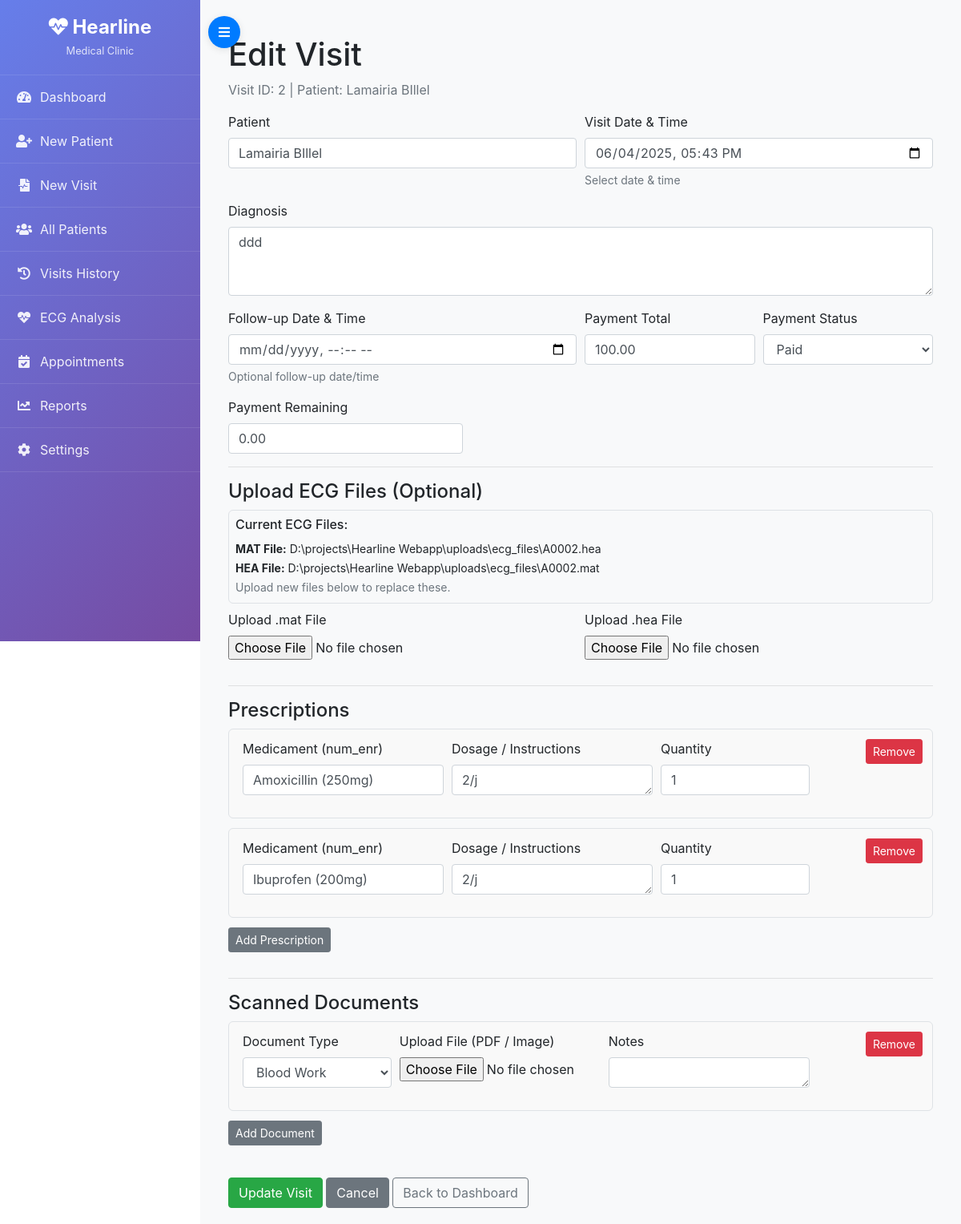
Before: /visit/2/edit with the older database file.
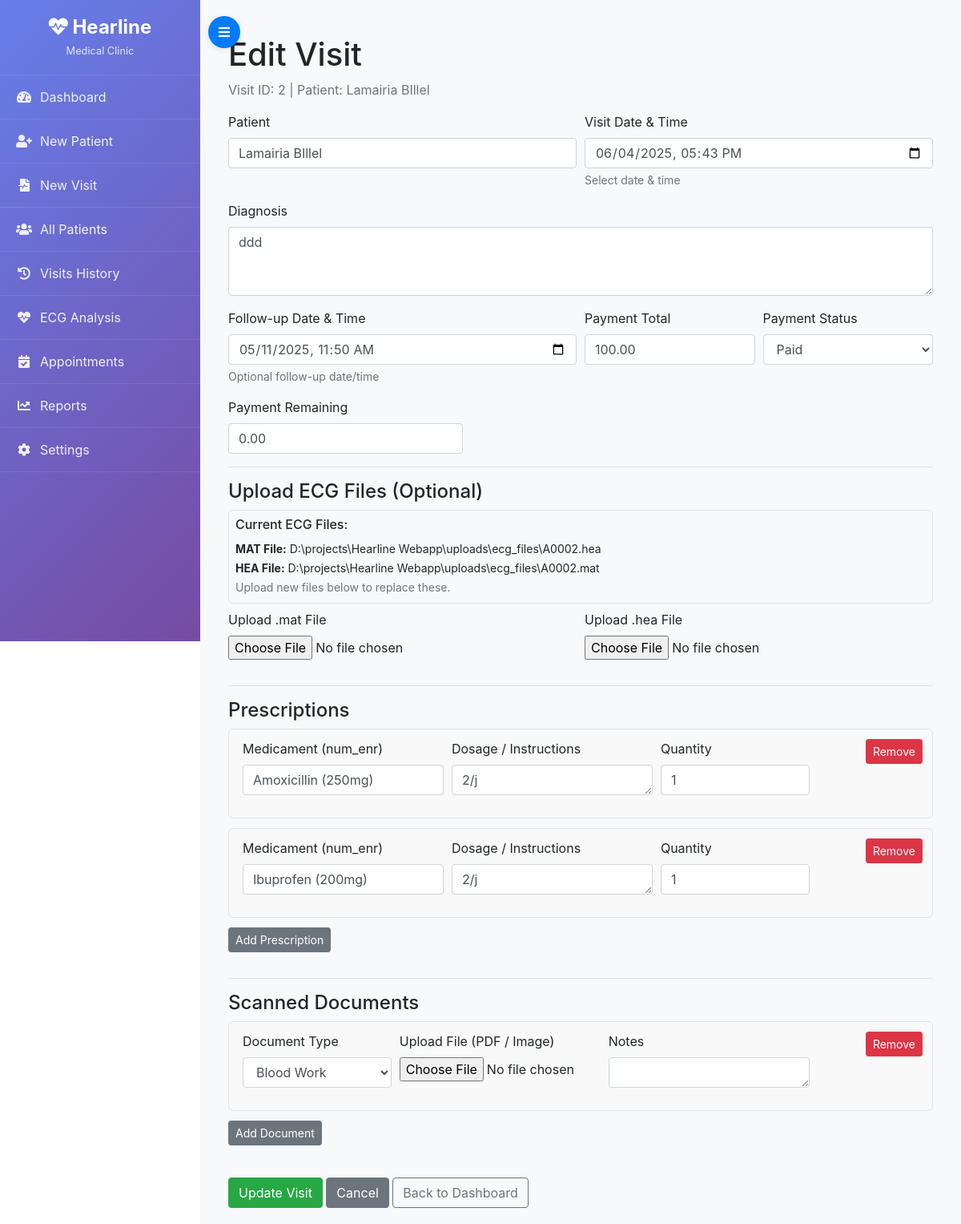
After: the same page with the newer database file.
### models.py (models this page shows)
class Visit(db.Model):
    __tablename__ = "visit"
    id               = db.Column(db.Integer, primary_key=True)
    appointment_id   = db.Column(db.Integer, db.ForeignKey("appointment.id"), nullable=True)
    patient_id       = db.Column(db.Integer, db.ForeignKey("patient.id"), nullable=False)
    doctor_id        = db.Column(db.Integer, db.ForeignKey("doctor.id"), nullable=True)
    visit_date       = db.Column(db.DateTime, nullable=False)
    diagnosis        = db.Column(db.Text, nullable=True)
    follow_up_date   = db.Column(db.DateTime, nullable=True)
    ecg_mat          = db.Column(db.String(256), nullable=True)   # Path to uploaded .mat
    ecg_hea          = db.Column(db.String(256), nullable=True)   # Path to uploaded .hea
    ecg_prediction   = db.Column(JSON, nullable=True)            # e.g. {"AF":0.12, ...}
    payment_total    = db.Column(db.Numeric(10, 2), default=0.00)
    payment_status   = db.Column(db.String(20), default="unpaid")  # "paid"/"partial"/"unpaid"
    payment_remaining= db.Column(db.Numeric(10, 2), default=0.00)
    created_at       = db.Column(db.DateTime, default=datetime.utcnow)
    updated_at       = db.Column(db.DateTime, default=datetime.utcnow, onupdate=datetime.utcnow)
    documents        = db.relationship("VisitDocument", backref="visit", lazy="dynamic")
    prescriptions    = db.relationship("Prescription", backref="visit", lazy="dynamic")

### app.py (the view, shortened to what this page needs)
@app.route("/visit/<int:visit_id>/edit", methods=["GET", "POST"])
def edit_visit(visit_id):
    visit = Visit.query.get_or_404(visit_id)
    form = VisitForm(obj=visit)
    form.patient_id.choices = [
        (p.id, f"{p.first_name} {p.last_name}")
        for p in Patient.query.order_by(Patient.first_name, Patient.last_name).all()
    ]
    meds = Medicament.query.order_by(Medicament.nom_com).all()
    med_choices = [
        (m.num_enr, f"{m.nom_com} ({m.dosage}{m.unite})")
        for m in meds
    ]
    if request.method == "GET":
        existing_prescriptions = visit.prescriptions.all()
        if existing_prescriptions:
            while len(form.prescriptions.entries) > 0:
                form.prescriptions.pop_entry()
            for prescription in existing_prescriptions:
                pres_form = form.prescriptions.append_entry()
                pres_form.medicament_num_enr.choices = med_choices
                pres_form.medicament_num_enr.data = prescription.medicament_num_enr
                pres_form.dosage_instructions.data = prescription.dosage_instructions
                pres_form.quantity.data = prescription.quantity
        else:
            for subform in form.prescriptions:
                subform.medicament_num_enr.choices = med_choices
        existing_documents = visit.documents.all()
    for subform in form.prescriptions:
        subform.medicament_num_enr.choices = med_choices
    return render_template("forms/visit_edit_form.html", form=form, visit=visit)

### app.py
class PrescriptionForm(Form):
    medicament_num_enr = SelectField(
        "Medicament (num_enr)",
        choices=[],  # will populate in view
        validators=[validators.DataRequired()],
    )
    dosage_instructions = TextAreaField("Dosage / Instructions", validators=[validators.DataRequired()])
    quantity = IntegerField("Quantity", validators=[validators.DataRequired(), validators.NumberRange(min=1)])

### app.py (called while the page is built)
@app.template_filter('basename')
def basename_filter(path):
    if path:
        return os.path.basename(path)
    return ''

### templates/forms/visit_edit_form.html (shortened to what the changed rows need)
{% extends "base.html" %}
{% block content %}
<div class="container mt-4">
  <h1>Edit Visit</h1>
  <p class="text-muted">
    Visit ID: {{ visit.id }} |
    Patient: {{ visit.patient.first_name }} {{ visit.patient.last_name }}
  </p>
  <form id="edit-visit-form" method="POST" enctype="multipart/form-data">
    <div class="form-row">
      <div class="form-group col-md-6">
        {{ form.visit_date.label(class="form-label") }}
        <input
          type="datetime-local"
          class="form-control"
          id="visit_date"
          name="visit_date"
          value="{{ visit.visit_date.strftime('%Y-%m-%dT%H:%M') }}"
          required
        />
        <small class="form-text text-muted">Select date &amp; time</small>
      </div>
    </div>
    <div class="form-group">
      {{ form.diagnosis.label(class="form-label") }}
      {{ form.diagnosis(class="form-control", rows=3) }}
    </div>
    <div class="form-row">
      <div class="form-group col-md-6">
        {{ form.follow_up_date.label(class="form-label") }}
        <input
          type="datetime-local"
          class="form-control"
          id="follow_up_date"
          name="follow_up_date"
          {% if visit.follow_up_date %}
            value="{{ visit.follow_up_date.strftime('%Y-%m-%dT%H:%M') }}"
          {% endif %}
        />
        <small class="form-text text-muted">Optional follow-up date/time</small>
      </div>
      <div class="form-group col-md-3">
        {{ form.payment_total.label(class="form-label") }}
        {{ form.payment_total(class="form-control", min="0", step="any") }}
      </div>
      <div class="form-group col-md-3">
        {{ form.payment_status.label(class="form-label") }}
        {{ form.payment_status(class="form-control") }}
      </div>
    </div>
    <div class="form-group col-md-4 px-0">
      {{ form.payment_remaining.label(class="form-label") }}
      {{ form.payment_remaining(class="form-control", min="0", step="any") }}
    </div>
    <hr>
    <h4>Upload ECG Files (Optional)</h4>
    {% if visit.ecg_mat or visit.ecg_hea %}
      <div class="current-file-info">
        <h6>Current ECG Files:</h6>
        {% if visit.ecg_mat %}
          <small><strong>MAT File:</strong> {{ visit.ecg_mat|basename }}</small><br>
        {% endif %}
        {% if visit.ecg_hea %}
          <small><strong>HEA File:</strong> {{ visit.ecg_hea|basename }}</small><br>
        {% endif %}
        <small class="text-muted">
          Upload new files below to replace these.
        </small>
      </div>
    {% endif %}
    <div class="form-row">
      <div class="form-group col-md-6">
        {{ form.ecg_mat.label(class="form-label") }}
        {{ form.ecg_mat(class="form-control-file") }}
      </div>
      <div class="form-group col-md-6">
        {{ form.ecg_hea.label(class="form-label") }}
        {{ form.ecg_hea(class="form-control-file") }}
      </div>
    </div>
    <hr>
    <h4>Prescriptions</h4>
    <div id="prescriptions-container">
    </div>
    <button type="button"
            class="btn btn-sm btn-secondary mb-3"
            onclick="addPrescription()">
    </button>
    <hr>
    <h4>Scanned Documents</h4>
    <div id="documents-container">
    </div>
    <button type="button"
            class="btn btn-sm btn-secondary mb-3"
            onclick="addDocument()">
    </button>
    <div class="mt-4">
    </div>
  </form>
</div>
{% endblock %}

Changed rows visible on the page:
changed Visit "D:\\projects\\Hearline Webapp\\uploads\\ecg_files\\A0002.hea": follow_up_date (not shown) → "05/11/2025 11:50"
